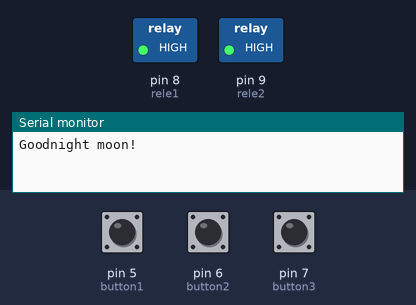
Recording of a sketch running on a simulated Arduino Uno, built with avr-gcc and run on an emulated ATmega328P. Shown: switched loads named in the sketch (green lamp = pin HIGH), the last lines printed to the serial monitor. Dashed ring = blinking. The test bench sets the inputs (shaded band); at power-on: pin 5 (button1) LOW, pin 6 (button2) LOW, pin 7 (button3) LOW.

Above: at 1.2 s.
1.3 s: pin 5 (button1) pulled HIGH for 3.2 s
At 2.1 s:
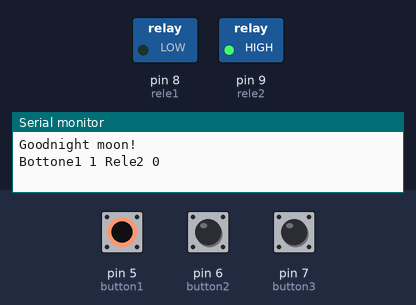
6.0 s: pin 6 (button2) pulled HIGH for 0.15 s
At 7.0 s:
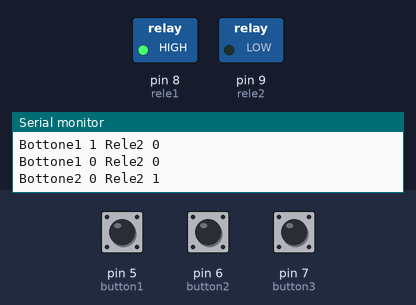
7.6 s: pin 5 (button1) pulled HIGH for 0.15 s
At 8.2 s:
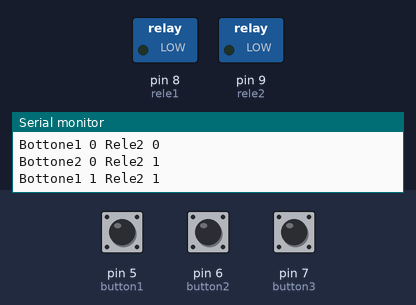
9.2 s: pin 5 (button1) pulled HIGH for 1 s
At 10.6 s:
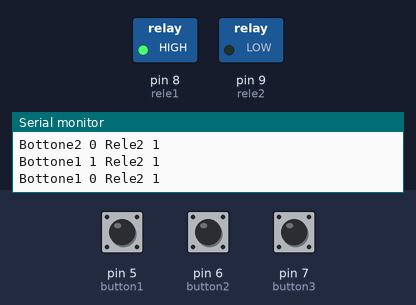
11.7 s: pin 6 (button2) pulled HIGH for 1 s
At 12.5 s:
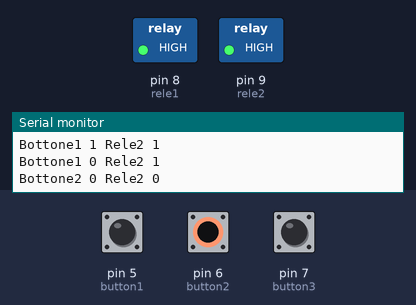
Timing chart, 0 to 14.7 s (numbered marks = the images above; inputs shaded):
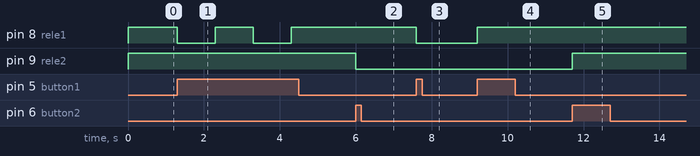

Measured:
- after the input at 1.3 s, pin 8 (rele1): alternates HIGH for 1.0 s and LOW for 1.0 s, starting at once
- after the input at 6.0 s, pin 9 (rele2): HIGH → LOW at once
- after the input at 7.6 s, pin 8 (rele1): HIGH → LOW at once
- after the input at 9.2 s, pin 8 (rele1): LOW → HIGH at once
- after the input at 11.7 s, pin 9 (rele2): LOW → HIGH at once

The sketch:

Tre_pulsanti_2_rele.ino
```cpp
// set pin numbers:
const int button1 = 5;     // the number of the pushbutton pin
const int button2 = 6;     // the number of the pushbutton pin
const int button3 = 7;     // the number of the pushbutton pin

const int rele1 =  8;      // the number of the LED pin
const int rele2 =  9;      // the number of the LED pin

// variables will change:
int rele1stato = 0;         // variable for reading the pushbutton status
int rele2stato = 0;         // variable for reading the pushbutton status
int letturaButton;

void setup() {
  // initialize the rele pin as an output:
  pinMode(rele1, OUTPUT);
  pinMode(rele2, OUTPUT);
  // initialize the pushbutton pin as an input:
  pinMode(button1, INPUT);
  pinMode(button2, INPUT);
  pinMode(button3, INPUT);

  digitalWrite(rele1, HIGH);
  digitalWrite(rele2, HIGH);
  Serial.begin(9600);
  Serial.println("Goodnight moon!");
}

void loop()
{
  // read the state of the pushbutton 1 value:
  letturaButton = digitalRead(button1);
  if (letturaButton == HIGH)
  {
    if (!rele1stato)
      digitalWrite(rele1, LOW);
    else
      digitalWrite(rele1, HIGH);
    if (!rele1stato)
      rele1stato =1;
    else
      rele1stato =0;
    Serial.print("Bottone1 ");
    Serial.print(rele1stato);
    Serial.print(" Rele2 ");
    Serial.println(rele2stato);
    delay(1000);
  }
  // read the state of the pushbutton 2 value:
  letturaButton = digitalRead(button2);
  if (letturaButton == HIGH)
  {
    if (!rele2stato)
      digitalWrite(rele2, LOW);
    else
      digitalWrite(rele2, HIGH);
    if (!rele2stato)
      rele2stato =1;
    else
      rele2stato =0;
    Serial.print("Bottone2 ");
    Serial.print(rele1stato);
    Serial.print(" Rele2 ");
    Serial.println(rele2stato);
    delay(1000);
  }
   // read the state of the pushbutton 1 value:
  letturaButton = digitalRead(button3);
  if (letturaButton == HIGH)
  {
    digitalWrite(rele1, HIGH);
    rele1stato =0;
    digitalWrite(rele2, HIGH);
    rele2stato =0;
    Serial.print("Bottone3 ");
    Serial.print(rele1stato);
    Serial.print(" Rele2 ");
    Serial.println(rele2stato);
    delay(1000);
  }
}
```
